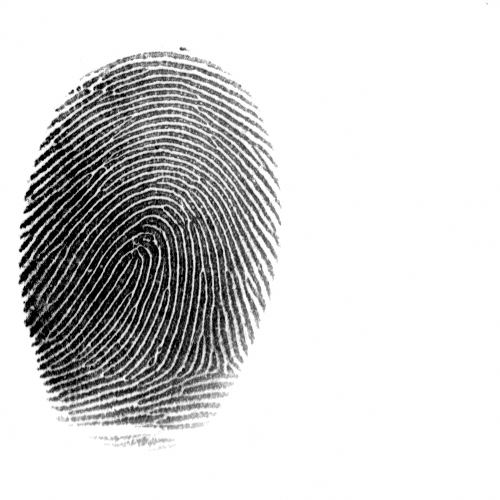
#> input picture getImageContent/digital_teste.bmp, 500 x 500 px
$ python getImg_content.py --image digital_teste.bmp
#> lines starting #> are read from the running program, lines starting #| are printed output that depends on the picture; after the words box and inside, x2 and y2 are one past the last pixel; in counts of white or black regions, pixels touching at a corner belong together
#> further down, input_img is the input picture: shape (500, 500, 3); min 0, max 255, mean 209.8
# USAGE
# python getImg_content.py  --image digital_teste.bmp
# author: Tiago Pedrosa
import numpy as np
import cv2
import argparse


# construct the argument parser and parse the arguments
ap = argparse.ArgumentParser()
ap.add_argument("-i", "--image", required=False,
	help="Imagem que será aplicada a extração")

ap.add_argument("-t", "--type", required=False,
	help="Imagem que será aplicada a extração")

args = vars(ap.parse_args())


def cropImage(img):

    rgb = img.copy()
    gray = cv2.cvtColor(rgb, cv2.COLOR_BGR2GRAY)

    kernel = cv2.getStructuringElement(cv2.MORPH_ELLIPSE, (3, 3))
    grad = cv2.morphologyEx(gray, cv2.MORPH_GRADIENT, kernel)
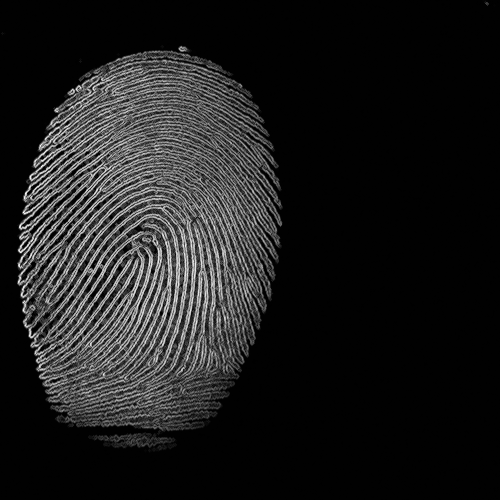
#> grad: shape (500, 500); min 0, max 253, mean 29.8

    _, bw = cv2.threshold(grad, 0.0, 255.0, cv2.THRESH_BINARY | cv2.THRESH_OTSU)
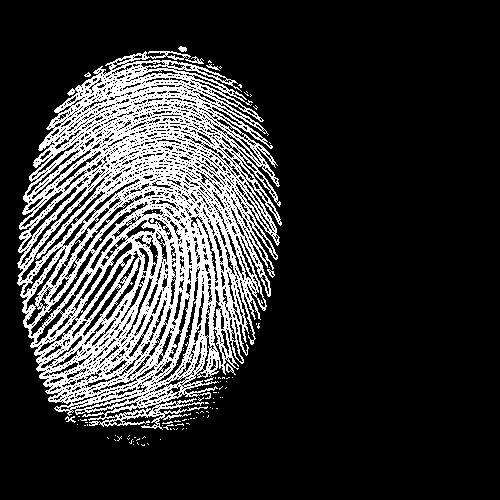
#> bw: shape (500, 500); 20% white; 99 white regions (93 under 20 px), largest, box (x1, y1, x2, y2) and area: (17, 51, 282, 430) 49386, (226, 363, 236, 375) 40, (178, 46, 187, 52) 37, (65, 416, 76, 423) 33, (206, 64, 220, 71) 32, (267, 269, 275, 278) 30

    kernel = cv2.getStructuringElement(cv2.MORPH_RECT, (12, 10))
    connected = cv2.morphologyEx(bw, cv2.MORPH_CLOSE, kernel)
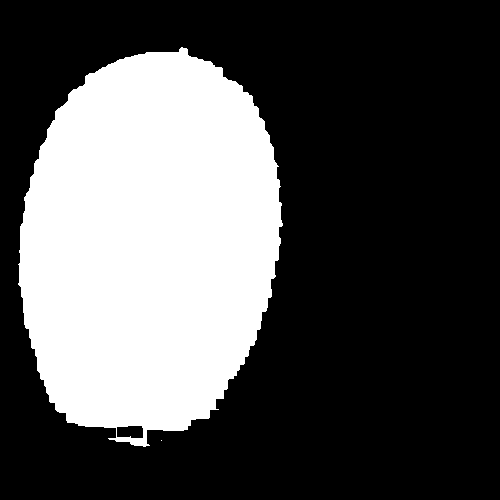
#> connected: shape (500, 500); 32.2% white; 2 white regions (1 under 20 px)
    # using RETR_EXTERNAL instead of RETR_CCOMP
    contours, hierarchy = cv2.findContours(connected.copy(), cv2.RETR_EXTERNAL, cv2.CHAIN_APPROX_SIMPLE)
#> contours = 2 contours, 1 with area under 20; largest, box (x1, y1, x2, y2) and area: (18, 47, 283, 447) 80326

    mask = np.zeros(bw.shape, dtype=np.uint8)

    for idx in range(len(contours)):
        x, y, w, h = cv2.boundingRect(contours[idx])
        mask[y:y+h, x:x+w] = 0
        cv2.drawContours(mask, contours, idx, (255, 255, 255), -1)
        r = float(cv2.countNonZero(mask[y:y+h, x:x+w])) / (w * h)

        if r > 0.45 and w > 50:
            cv2.rectangle(rgb, (x, y), (x+w-1, y+h-1), (0, 255, 0), 2)
            crop = rgb[y:y+h, x:x+w]
#> this loop made 2 passes
#> (x, y, w, h, r) on passes 1 to 2: (161, 440, 1, 1, 1), (18, 47, 265, 400, 0.763)
#> pass 2, in cropImage, `crop = rgb[y:y+h, x:x+w]`:
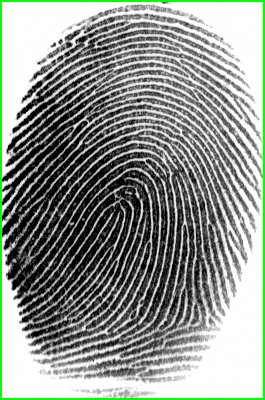
#> crop: shape (400, 265, 3); mean B, G, R 142.6, 148.9, 142.6
#> after the loop: mask: shape (500, 500); 32.4% white; 1 white region, box (x1, y1, x2, y2) and area: (18, 47, 283, 447) 80894
#> after the loop:
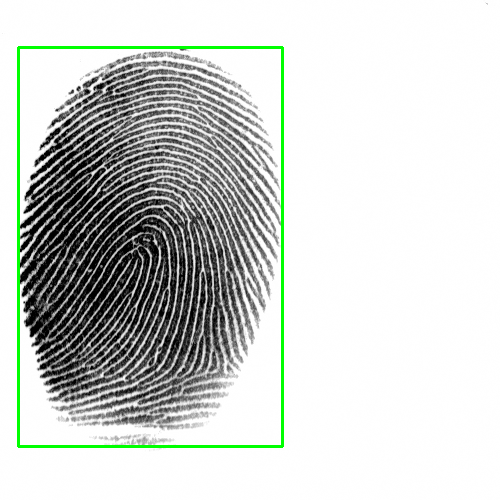
#> rgb: shape (500, 500, 3); 1.59% of pixels changed, all inside (x1, y1, x2, y2) = (17, 46, 284, 448)

    cv2.imshow("Matched Keypoints", img)
    cv2.waitKey(0)
    cv2.imshow("Matched Keypoints", connected)
    cv2.waitKey(0)
    cv2.imshow("Matched Keypoints", rgb)
    cv2.waitKey(0)
    cv2.imshow("Matched Keypoints", crop)
    cv2.waitKey(0)


#Function in progress, need an improvement on parameters and edges
def detectDocumentROIS(img):

    rgb = img.copy()
    gray = cv2.cvtColor(rgb, cv2.COLOR_BGR2GRAY)

    kernel = cv2.getStructuringElement(cv2.MORPH_ELLIPSE, (3, 8))
    grad = cv2.morphologyEx(gray, cv2.MORPH_GRADIENT, kernel)

    _, bw = cv2.threshold(grad, 0.0, 255.0, cv2.THRESH_BINARY | cv2.THRESH_OTSU)

    kernel = cv2.getStructuringElement(cv2.MORPH_RECT, (9, 1))
    connected = cv2.morphologyEx(bw, cv2.MORPH_CLOSE, kernel)
    # using RETR_EXTERNAL instead of RETR_CCOMP
    contours, hierarchy = cv2.findContours(connected.copy(), cv2.RETR_CCOMP, cv2.CHAIN_APPROX_SIMPLE)

    mask = np.zeros(bw.shape, dtype=np.uint8)

    for idx in range(len(contours)):
        x, y, w, h = cv2.boundingRect(contours[idx])
        mask[y:y+h, x:x+w] = 0
        cv2.drawContours(mask, contours, idx, (255, 255, 255), -1)
        r = float(cv2.countNonZero(mask[y:y+h, x:x+w])) / (w * h)

        # parameters to draw the rectangle
        if r > 0.45 and w > 120 and h > 30  and h < 170:
            cv2.rectangle(rgb, (x, y), (x+w-1, y+h-1), (0, 255, 0), 2)
            roi = rgb[y:y+h, x:x+w]

            #apply tesseract on rois
            #text = pytesseract.image_to_string(roi,lang='por', config='--psm 6')
            #print(text)

    cv2.imshow("Matched Keypoints", connected)
    cv2.waitKey(0)
    cv2.imshow("Matched Keypoints", rgb)
    cv2.waitKey(0)

input_img = cv2.imread(args["image"])
if args["type"] == 'roi':
    final_image = detectDocumentROIS(input_img)

else:
    final_image = cropImage(input_img)
